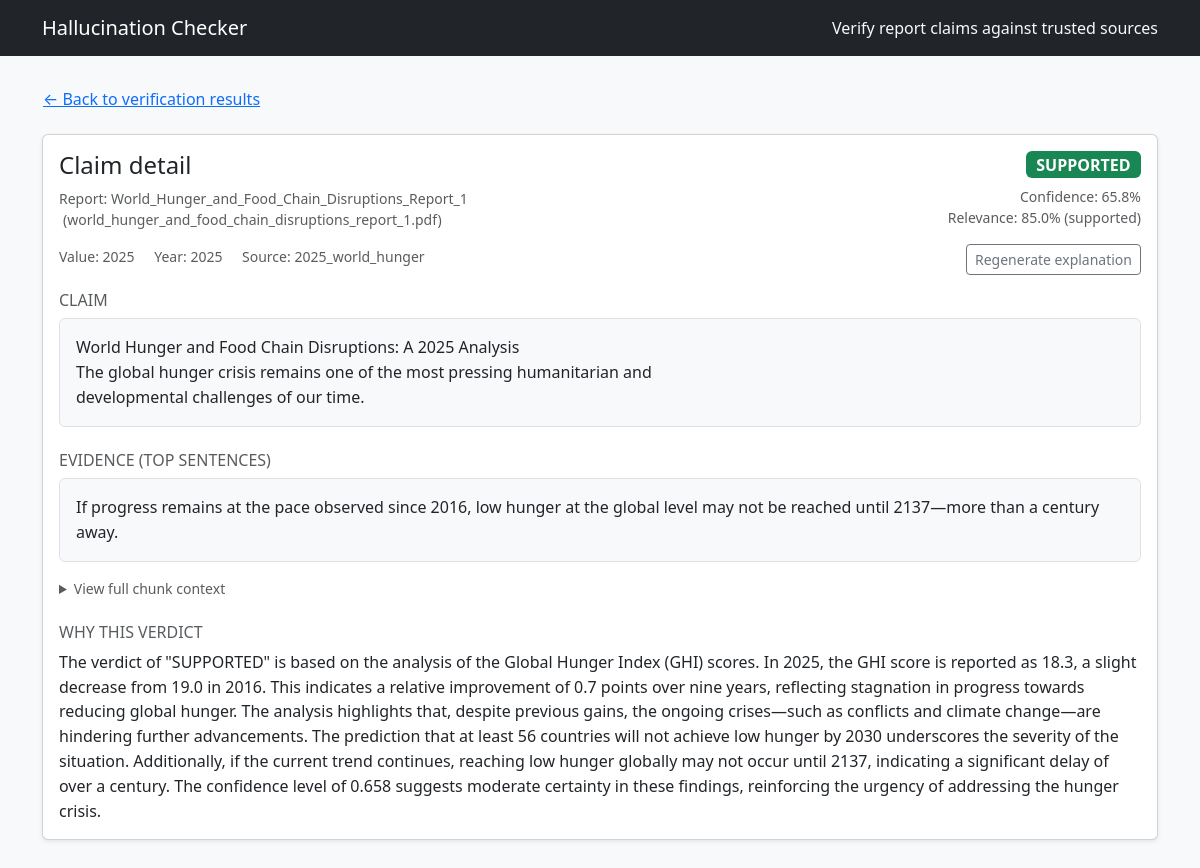
/claim/1, run on an earlier commit of the app's database.
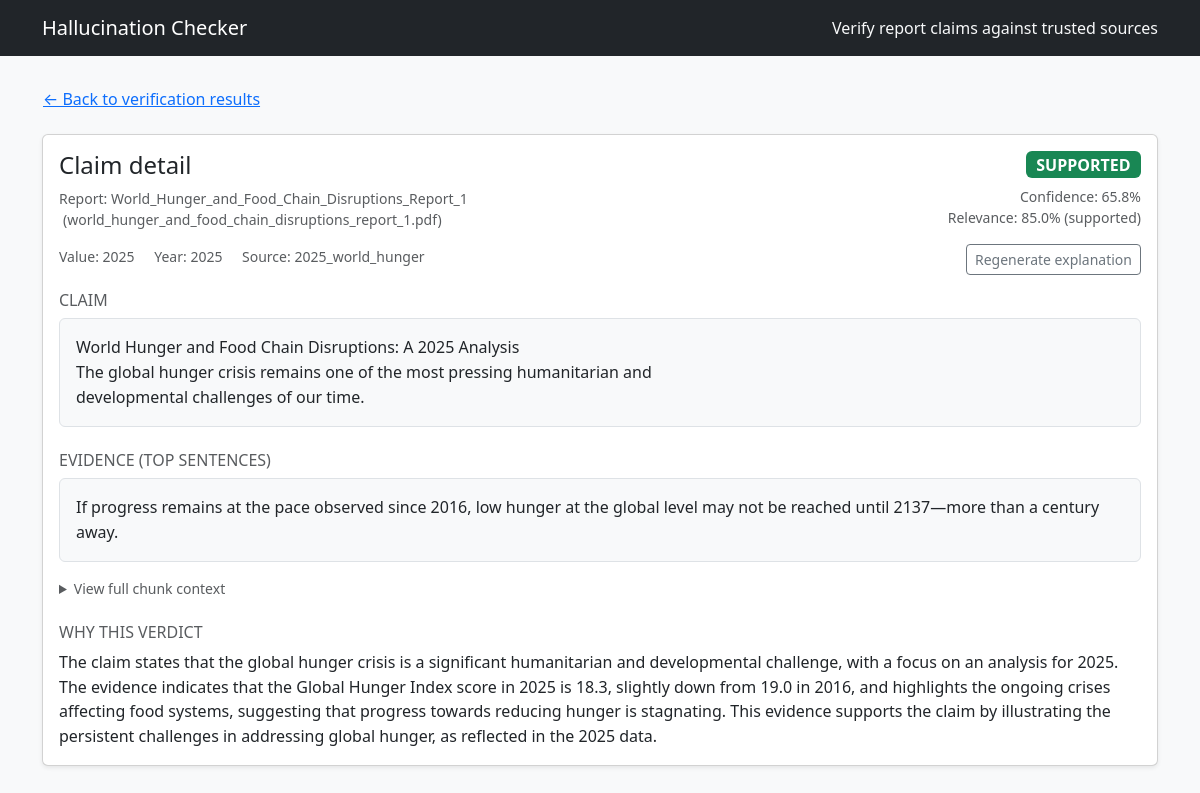
And on a later commit of the database.
### src/hallcheck/models.py (models this page shows)
class Base(DeclarativeBase):
    """Declarative base class."""

class Document(Base):
    __tablename__ = "documents"
    id: Mapped[int] = mapped_column(Integer, primary_key=True, autoincrement=True)
    kind: Mapped[DocumentKind] = mapped_column(Enum(DocumentKind), nullable=False)
    path: Mapped[str] = mapped_column(String(512), nullable=False)
    title: Mapped[Optional[str]] = mapped_column(String(256), nullable=True)
    author: Mapped[Optional[str]] = mapped_column(String(256), nullable=True)
    year: Mapped[Optional[int]] = mapped_column(Integer, nullable=True)
    chunks: Mapped[List["Chunk"]] = relationship("Chunk", back_populates="document", cascade="all, delete-orphan")
    claims: Mapped[List["Claim"]] = relationship("Claim", back_populates="document", cascade="all, delete-orphan")

class Claim(Base):
    __tablename__ = "claims"
    id: Mapped[int] = mapped_column(Integer, primary_key=True, autoincrement=True)
    doc_id: Mapped[int] = mapped_column(ForeignKey("documents.id"), nullable=False, index=True)
    sentence: Mapped[str] = mapped_column(Text, nullable=False)
    value: Mapped[Optional[float]] = mapped_column(Float, nullable=True)
    units: Mapped[Optional[str]] = mapped_column(String(64), nullable=True)
    year: Mapped[Optional[int]] = mapped_column(Integer, nullable=True)
    meta: Mapped[Optional[dict]] = mapped_column(JSON, nullable=True)
    document: Mapped[Document] = relationship("Document", back_populates="claims")
    verdicts: Mapped[List["Verdict"]] = relationship("Verdict", back_populates="claim", cascade="all, delete-orphan")

class Verdict(Base):
    __tablename__ = "verdicts"
    id: Mapped[int] = mapped_column(Integer, primary_key=True, autoincrement=True)
    claim_id: Mapped[int] = mapped_column(ForeignKey("claims.id"), nullable=False, index=True)
    status: Mapped[VerdictStatus] = mapped_column(Enum(VerdictStatus), nullable=False)
    confidence: Mapped[float] = mapped_column(Float, nullable=False)
    evidence: Mapped[Optional[dict]] = mapped_column(JSON, nullable=True)
    explanation: Mapped[Optional[str]] = mapped_column(Text, nullable=True)
    claim: Mapped[Claim] = relationship("Claim", back_populates="verdicts")

### app.py (the view)
@app.get("/claim/<int:claim_id>")
def claim_detail(claim_id: int):
    try:
        detail = fetch_claim_detail(claim_id)
    except ValueError as exc:
        flash(str(exc), "warning")
        return redirect(url_for("home"))
    except Exception as exc:  # pragma: no cover - defensive handling
        flash(f"Unable to load claim: {exc}", "danger")
        return redirect(url_for("home"))
    if not detail.get("explanation"):
        try:
            detail["explanation"] = get_or_make_explanation(claim_id)
        except Exception as exc:  # pragma: no cover - defensive handling
            flash(f"Explanation could not be generated: {exc}", "warning")
    report_meta = None
    report_doc_id = detail.get("report_doc_id")
    if report_doc_id is not None:
        report_meta = get_report_details(report_doc_id)
    regen_form = RegenerateExplanationForm()
    return render_template("claim_detail.html", detail=detail, report=report_meta, regen_form=regen_form)

### app.py
class RegenerateExplanationForm(FlaskForm):
    submit = SubmitField("Regenerate explanation")

### app.py (called while the page is built)
@app.context_processor
def inject_globals():
    return {"STATUS_BADGES": STATUS_BADGES}

### src/hallcheck/db.py (called while the page is built)
def init_db() -> None:
    from .models import Base  # Imported lazily to avoid circular import
    Base.metadata.create_all(bind=engine)
    _ensure_verdict_explanation_column()
    _ensure_document_author_column()
    _ensure_chunk_tables_column()

@contextmanager
def get_session() -> Iterator[Session]:
    session = SessionLocal()
    try:
        yield session
        session.commit()
    except Exception:
        session.rollback()
        raise
    finally:
        session.close()

def _ensure_verdict_explanation_column() -> None:
    try:
        with engine.begin() as connection:
            inspector = inspect(connection)
            if "verdicts" not in inspector.get_table_names():
                return
            column_names = {col["name"] for col in inspector.get_columns("verdicts")}
            if "explanation" in column_names:
                return
            connection.execute(text("ALTER TABLE verdicts ADD COLUMN explanation TEXT"))
    except Exception:
        pass

def _ensure_document_author_column() -> None:
    try:
        with engine.begin() as connection:
            inspector = inspect(connection)
            if "documents" not in inspector.get_table_names():
                return
            column_names = {col["name"] for col in inspector.get_columns("documents")}
            if "author" in column_names:
                return
            connection.execute(text("ALTER TABLE documents ADD COLUMN author VARCHAR(256)"))
    except Exception:
        pass

def _ensure_chunk_tables_column() -> None:
    try:
        with engine.begin() as connection:
            inspector = inspect(connection)
            if "chunks" not in inspector.get_table_names():
                return
            column_names = {col["name"] for col in inspector.get_columns("chunks")}
            if "tables" in column_names:
                return
            connection.execute(text("ALTER TABLE chunks ADD COLUMN tables JSON"))
    except Exception:
        pass

### src/hallcheck/tables.py (called while the page is built, shortened)
def extract_tables_from_text(text: str) -> List[str]:
    tables: List[str] = []
    return tables

### templates/claim_detail.html (shortened to what this page needs)
{% extends "layout.html" %}
{% block content %}
<div class="mb-3">
  {% if detail.report_doc_id %}
    <a href="{{ url_for('results', report_doc_id=detail.report_doc_id) }}#claim-{{ detail.claim_id }}" class="btn btn-link px-0">
      &larr; Back to verification results
    </a>
  {% else %}
    <a href="{{ url_for('home') }}" class="btn btn-link px-0">&larr; Back to dashboard</a>
  {% endif %}
</div>
<div class="card shadow-sm mb-4">
  <div class="card-body">
    <div class="d-flex justify-content-between align-items-start flex-column flex-lg-row gap-4 mb-3">
      <div>
        <h1 class="h4 mb-2">Claim detail</h1>
        {% if report %}
          <div class="small text-muted">
            Report: {{ report.title }}
            {% if report.filename %}
              <span class="ms-1 text-lowercase">({{ report.filename }})</span>
            {% endif %}
          </div>
        {% endif %}
        <div class="small text-muted mt-3">
          {% if detail.value is not none %}
            <span>Value: {{ "{:g}".format(detail.value) }}</span>
          {% endif %}
          {% if detail.year %}
            <span class="ms-3">Year: {{ detail.year }}</span>
          {% endif %}
          {% if detail.source_title %}
            <span class="ms-3">Source: {{ detail.source_title }}</span>
          {% endif %}
        </div>
      </div>
      <div class="text-lg-end w-100 w-lg-auto">
        {% set badge_class = STATUS_BADGES.get(detail.status, 'bg-secondary') %}
        <span class="badge {{ badge_class }} fs-6">{{ detail.status }}</span>
        {% if detail.confidence is not none %}
          <div class="small text-muted mt-2">Confidence: {{ (detail.confidence * 100) | round(1) }}%</div>
        {% endif %}
        {% if detail.rerank_score is not none %}
          <div class="small text-muted">
            Relevance: {{ (detail.rerank_score * 100) | round(1) }}%
            {% if detail.rerank_label %}
              <span class="text-lowercase">({{ detail.rerank_label }})</span>
            {% endif %}
          </div>
        {% endif %}
        <form action="{{ url_for('claim_regen', claim_id=detail.claim_id) }}" method="post" class="mt-3">
          {{ regen_form.submit(class="btn btn-outline-secondary btn-sm") }}
        </form>
      </div>
    </div>
    <section class="mb-4">
      <h2 class="h6 text-uppercase text-muted">Claim</h2>
      <div class="text-block bg-light border rounded p-3">{{ detail.sentence }}</div>
    </section>
    <section class="mb-4">
      <h2 class="h6 text-uppercase text-muted">Evidence (top sentences)</h2>
      {% if detail.evidence_text and not detail.is_table %}
        <div class="text-block bg-light border rounded p-3">{{ detail.evidence_text }}</div>
      {% elif not detail.evidence_tables %}
        <p class="text-muted fst-italic mb-0">No evidence snippet recorded for this claim.</p>
      {% endif %}
      {% if detail.evidence_full_text and detail.evidence_full_text != detail.evidence_text %}
        <details class="mt-3">
          <summary class="small text-muted">View full chunk context</summary>
        </details>
      {% endif %}
    </section>
    <section>
      <h2 class="h6 text-uppercase text-muted">Why this verdict</h2>
      {% if detail.explanation %}
        <div class="text-block">{{ detail.explanation }}</div>
      {% else %}
        <p class="text-muted fst-italic mb-0">Explanation not available yet.</p>
      {% endif %}
    </section>
  </div>
</div>
{% endblock %}

### templates/layout.html (shortened to what this page needs)
<!doctype html>
<html lang="en">
  <head>
    <link href="https://cdn.jsdelivr.net/npm/bootstrap@5.3.3/dist/css/bootstrap.min.css" rel="stylesheet">
    <link rel="stylesheet" href="{{ url_for('static', filename='styles.css') }}">
  </head>
  <body>
    <nav class="navbar navbar-expand-lg bg-dark navbar-dark mb-4">
      <div class="container">
        <a class="navbar-brand" href="{{ url_for('home') }}">Hallucination Checker</a>
        <span class="navbar-text text-light">Verify report claims against trusted sources</span>
      </div>
    </nav>
    <main class="container pb-5">
      {% block content %}{% endblock %}
    </main>
  </body>
</html>

### static/styles.css (style rules this page uses)
body { background-color: #f8f9fa; }
.text-block { white-space: pre-wrap; font-family: inherit; line-height: 1.55; }
details summary { cursor: pointer; }

What changed in the data, as far as the page shows it:
changed Verdict "SUPPORTED": explanation "The verdict of \"SUPPORTED\" is based on the analysis of the Global Hunger Index (GHI) scores. In 2025, the GHI score is reported as 18.3, a slight decrease from 19.0 in 2016. This indicates a relative improvement of 0.7 points over nine years, reflecting stagnation in progress towards reducing global hunger. The analysis highlights that, despite previous gains, the ongoing crises—such as conflicts and climate change—are hindering further advancements. The prediction that at least 56 countries will not achieve low hunger by 2030 underscores the severity of the situation. Additionally, if the current trend continues, reaching low hunger globally may not occur until 2137, indicating a…" → "The claim states that the global hunger crisis is a significant humanitarian and developmental challenge, with a focus on an analysis for 2025. The evidence indicates that the Global Hunger Index score in 2025 is 18.3, slightly down from 19.0 in 2016, and highlights the ongoing crises affecting food systems, suggesting that progress towards reducing hunger is stagnating. This evidence supports the claim by illustrating the persistent challenges in addressing global hunger, as reflected in the 2025 data."
